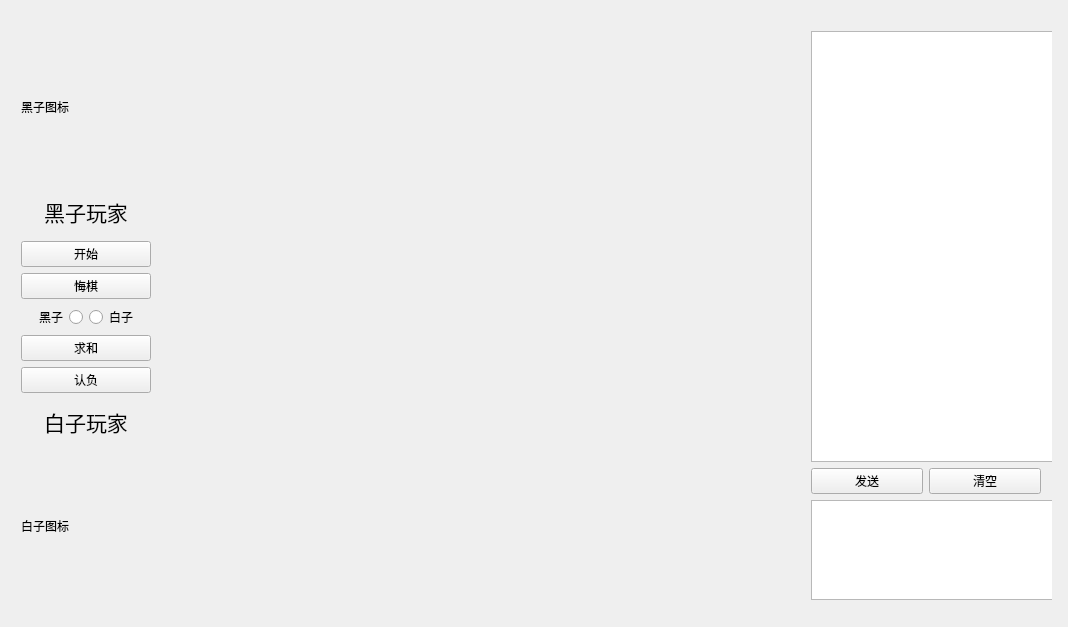
<?xml version="1.0" encoding="UTF-8"?>
<ui version="4.0">
 <class>PVPForm</class>
 <widget class="QWidget" name="PVPForm">
  <property name="geometry">
   <rect>
    <x>0</x>
    <y>0</y>
    <width>1068</width>
    <height>627</height>
   </rect>
  </property>
  <property name="windowTitle">
   <string>PVPForm</string>
  </property>
  <widget class="QWidget" name="gridLayoutWidget">
   <property name="geometry">
    <rect>
     <x>180</x>
     <y>20</y>
     <width>611</width>
     <height>591</height>
    </rect>
   </property>
   <layout class="QGridLayout" name="gridLayout" rowminimumheight="0"/>
  </widget>
  <widget class="QWidget" name="layoutWidget">
   <property name="geometry">
    <rect>
     <x>10</x>
     <y>21</y>
     <width>152</width>
     <height>591</height>
    </rect>
   </property>
   <layout class="QVBoxLayout" name="verticalLayout">
    <item>
     <widget class="QLabel" name="label_black">
      <property name="minimumSize">
       <size>
        <width>150</width>
        <height>150</height>
       </size>
      </property>
      <property name="maximumSize">
       <size>
        <width>150</width>
        <height>150</height>
       </size>
      </property>
      <property name="text">
       <string>黑子图标</string>
      </property>
     </widget>
    </item>
    <item>
     <widget class="QLabel" name="Black_Name">
      <property name="font">
       <font>
        <family>黑体</family>
        <pointsize>16</pointsize>
       </font>
      </property>
      <property name="text">
       <string>黑子玩家</string>
      </property>
      <property name="alignment">
       <set>Qt::AlignCenter</set>
      </property>
     </widget>
    </item>
    <item>
     <widget class="QPushButton" name="btn_start">
      <property name="text">
       <string>开始</string>
      </property>
     </widget>
    </item>
    <item>
     <widget class="QPushButton" name="btn_regret">
      <property name="text">
       <string>悔棋</string>
      </property>
     </widget>
    </item>
    <item>
     <layout class="QHBoxLayout" name="horizontalLayout_2">
      <item>
       <widget class="QRadioButton" name="Rblack">
        <property name="layoutDirection">
         <enum>Qt::RightToLeft</enum>
        </property>
        <property name="text">
         <string>黑子</string>
        </property>
       </widget>
      </item>
      <item>
       <widget class="QRadioButton" name="Rwhite">
        <property name="text">
         <string>白子</string>
        </property>
       </widget>
      </item>
     </layout>
    </item>
    <item>
     <widget class="QPushButton" name="btn_peace">
      <property name="text">
       <string>求和</string>
      </property>
     </widget>
    </item>
    <item>
     <widget class="QPushButton" name="btn_giveup">
      <property name="text">
       <string>认负</string>
      </property>
     </widget>
    </item>
    <item>
     <widget class="QLabel" name="White_Name">
      <property name="font">
       <font>
        <family>黑体</family>
        <pointsize>16</pointsize>
       </font>
      </property>
      <property name="text">
       <string>白子玩家</string>
      </property>
      <property name="alignment">
       <set>Qt::AlignCenter</set>
      </property>
     </widget>
    </item>
    <item>
     <widget class="QLabel" name="label_white">
      <property name="minimumSize">
       <size>
        <width>150</width>
        <height>150</height>
       </size>
      </property>
      <property name="maximumSize">
       <size>
        <width>150</width>
        <height>150</height>
       </size>
      </property>
      <property name="text">
       <string>白子图标</string>
      </property>
     </widget>
    </item>
   </layout>
  </widget>
  <widget class="QWidget" name="layoutWidget">
   <property name="geometry">
    <rect>
     <x>800</x>
     <y>20</y>
     <width>252</width>
     <height>591</height>
    </rect>
   </property>
   <layout class="QVBoxLayout" name="verticalLayout_2">
    <item>
     <widget class="QTextEdit" name="tEdit_Msg">
      <property name="minimumSize">
       <size>
        <width>250</width>
        <height>0</height>
       </size>
      </property>
      <property name="maximumSize">
       <size>
        <width>250</width>
        <height>16777215</height>
       </size>
      </property>
     </widget>
    </item>
    <item>
     <layout class="QHBoxLayout" name="horizontalLayout">
      <item>
       <widget class="QPushButton" name="btn_Send">
        <property name="text">
         <string>发送</string>
        </property>
       </widget>
      </item>
      <item>
       <widget class="QPushButton" name="btn_Empty">
        <property name="text">
         <string>清空</string>
        </property>
       </widget>
      </item>
     </layout>
    </item>
    <item>
     <widget class="QTextEdit" name="tEdit_Send">
      <property name="minimumSize">
       <size>
        <width>250</width>
        <height>100</height>
       </size>
      </property>
      <property name="maximumSize">
       <size>
        <width>250</width>
        <height>100</height>
       </size>
      </property>
     </widget>
    </item>
   </layout>
  </widget>
 </widget>
 <layoutdefault spacing="6" margin="11"/>
 <resources/>
 <connections/>
</ui>
